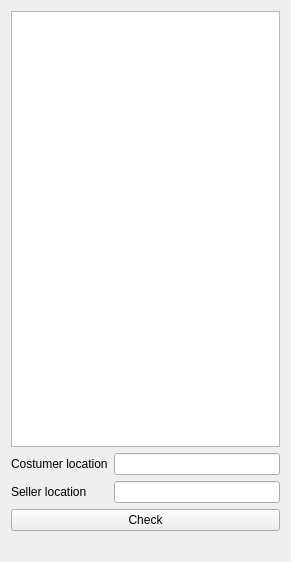
<?xml version="1.0" encoding="UTF-8"?>
<ui version="4.0">
 <class>Form</class>
 <widget class="QWidget" name="Form">
  <property name="geometry">
   <rect>
    <x>0</x>
    <y>0</y>
    <width>291</width>
    <height>562</height>
   </rect>
  </property>
  <property name="windowTitle">
   <string>Form</string>
  </property>
  <layout class="QGridLayout" name="gridLayout">
   <item row="3" column="0">
    <widget class="QLabel" name="label_3">
     <property name="text">
      <string>Seller location</string>
     </property>
    </widget>
   </item>
   <item row="5" column="0" colspan="2">
    <widget class="QLabel" name="label">
     <property name="text">
      <string/>
     </property>
    </widget>
   </item>
   <item row="3" column="1">
    <widget class="QLineEdit" name="sl_location_line"/>
   </item>
   <item row="1" column="1">
    <widget class="QLineEdit" name="cu_location_line"/>
   </item>
   <item row="4" column="0" colspan="2">
    <widget class="QPushButton" name="check_button">
     <property name="text">
      <string>Check</string>
     </property>
    </widget>
   </item>
   <item row="1" column="0">
    <widget class="QLabel" name="label_2">
     <property name="text">
      <string>Costumer location</string>
     </property>
    </widget>
   </item>
   <item row="0" column="0" colspan="2">
    <widget class="QTableWidget" name="location_table"/>
   </item>
  </layout>
 </widget>
 <resources/>
 <connections/>
</ui>
